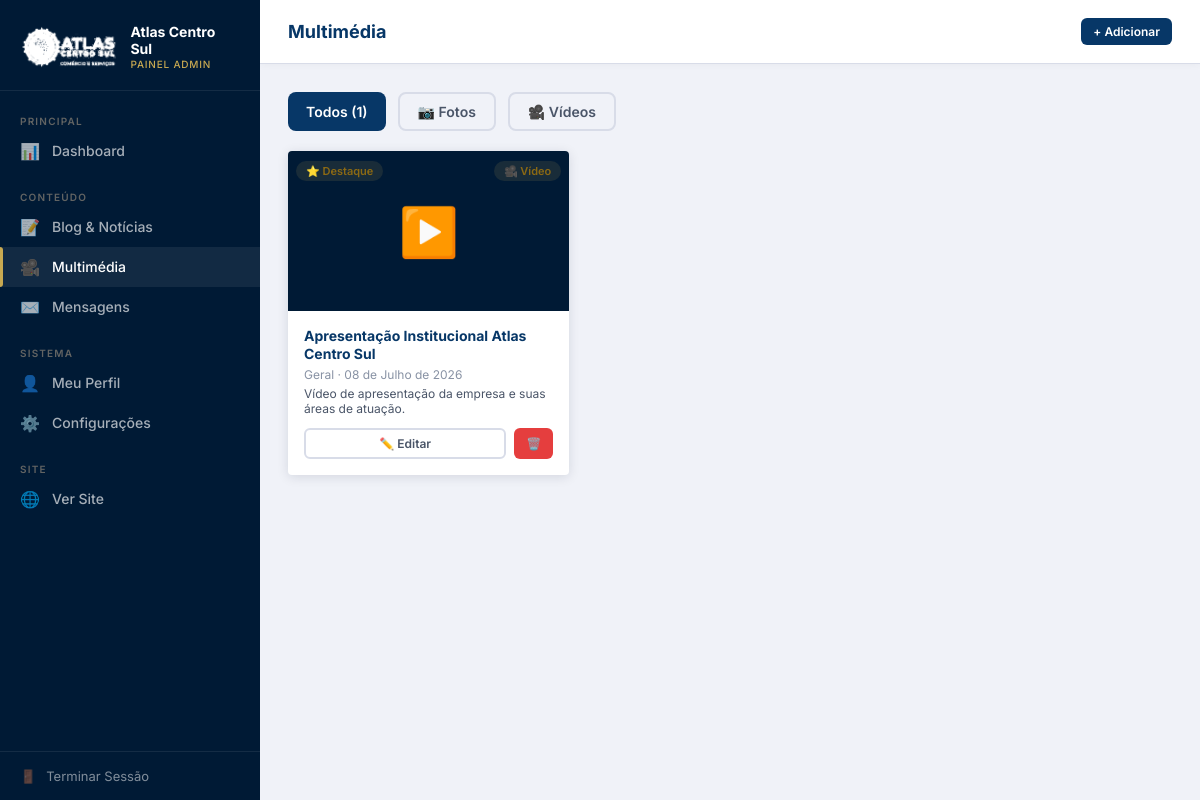
Page /admin/midia.php (signed in) on the committed database.
### tables this page shows
CREATE TABLE IF NOT EXISTS midia (
    id             INT AUTO_INCREMENT PRIMARY KEY,
    titulo         VARCHAR(250) NOT NULL,
    descricao      TEXT,
    tipo           ENUM('foto','video') NOT NULL DEFAULT 'foto',
    url_ou_caminho VARCHAR(500) NOT NULL,
    miniatura      VARCHAR(300),
    categoria      ENUM('energia-industria','saude-bem-estar','agronegocio','comercio-investimentos','geral') DEFAULT 'geral',
    destaque       TINYINT(1) DEFAULT 0,
    criado_em      TIMESTAMP DEFAULT CURRENT_TIMESTAMP
);

### app/helpers.php (called while the page is built, shortened)
<?php
function sanitizar(string $str): string {
    return htmlspecialchars(strip_tags(trim($str)), ENT_QUOTES, 'UTF-8');
}
function truncar(string $texto, int $limite = 150): string {
    $texto = strip_tags($texto);
    if (mb_strlen($texto) <= $limite) return $texto;
    return mb_substr($texto, 0, $limite) . '…';
}
function formatarData(string $data): string {
    $meses = ['Janeiro','Fevereiro','Março','Abril','Maio','Junho',
              'Julho','Agosto','Setembro','Outubro','Novembro','Dezembro'];
    $ts = strtotime($data);
    return date('d', $ts) . ' de ' . $meses[(int)date('n', $ts) - 1] . ' de ' . date('Y', $ts);
}
function labelCategoria(string $slug): string {
    $cats = [
        'energia-industria'       => 'Energia & Indústria',
        'saude-bem-estar'         => 'Saúde & Bem-Estar',
        'agronegocio'             => 'Agronegócio',
        'comercio-investimentos'  => 'Comércio & Investimentos',
        'geral'                   => 'Geral',
    ];
    return $cats[$slug] ?? ucfirst($slug);
}

### admin/midia.php (the view, shortened to what this page needs)
<?php
require_once __DIR__ . '/../app/helpers.php';
$pdo   = getDB();
$filtroTipo = sanitizar($_GET['tipo'] ?? '');
$where  = $filtroTipo ? "WHERE tipo = :tipo" : "WHERE 1=1";
$params = $filtroTipo ? [':tipo' => $filtroTipo] : [];
$total = $pdo->prepare("SELECT COUNT(*) FROM midia $where");
$total->execute($params);
$total = (int)$total->fetchColumn();
$porPagina    = 12;
$paginaActual = max(1, (int)($_GET['p'] ?? 1));
$pag          = paginar($total, $porPagina, $paginaActual);
$params[':limit']  = $porPagina;
$params[':offset'] = $pag['offset'];
$stmt = $pdo->prepare("SELECT * FROM midia $where ORDER BY criado_em DESC LIMIT :limit OFFSET :offset");
foreach ($params as $k => $v) {
    $stmt->bindValue($k, $v, is_int($v) ? PDO::PARAM_INT : PDO::PARAM_STR);
}
$stmt->execute();
$items = $stmt->fetchAll();
?>
<!DOCTYPE html>
<html lang="pt">
<head>
    <link rel="stylesheet" href="/atlas/assets/css/admin.css">
</head>
<body>
<?php include __DIR__ . '/_sidebar.php'; ?>
<div class="main-wrapper">
    <header class="topbar">
        <div class="topbar-title">Multimédia</div>
        <div class="topbar-right">
            <a href="/atlas/admin/midia_form.php" class="btn btn-primary btn-sm">+ Adicionar</a>
        </div>
    </header>
    <main class="content">
        <div style="display:flex;gap:12px;margin-bottom:20px;">
            <a href="/atlas/admin/midia.php" class="btn <?= !$filtroTipo ? 'btn-primary' : 'btn-outline' ?>">Todos (<?= $total ?>)</a>
            <a href="/atlas/admin/midia.php?tipo=foto" class="btn <?= $filtroTipo === 'foto' ? 'btn-primary' : 'btn-outline' ?>">📷 Fotos</a>
            <a href="/atlas/admin/midia.php?tipo=video" class="btn <?= $filtroTipo === 'video' ? 'btn-primary' : 'btn-outline' ?>">🎥 Vídeos</a>
        </div>
        <?php if (empty($items)): ?>
        <div class="card">
            <div class="empty-state">
                <div class="empty-icon">🖼️</div>
                <h3>Sem multimédia ainda</h3>
                <p>Adicione fotos ou vídeos para enriquecer o site.</p>
                <a href="/atlas/admin/midia_form.php" class="btn btn-primary" style="margin-top:16px;">+ Adicionar Média</a>
            </div>
        </div>
        <?php else: ?>
        <div style="display:grid;grid-template-columns:repeat(auto-fill,minmax(260px,1fr));gap:20px;">
            <?php foreach ($items as $item): ?>
            <div class="card" style="overflow:hidden;">
                <div style="height:160px;background:var(--gray-100);position:relative;overflow:hidden;">
                    <?php if ($item['tipo'] === 'foto'): ?>
                        <img src="<?= htmlspecialchars($item['url_ou_caminho']) ?>" alt="<?= htmlspecialchars($item['titulo']) ?>"
                             style="width:100%;height:100%;object-fit:cover;">
                    <?php else: ?>
                        <div style="width:100%;height:100%;display:flex;align-items:center;justify-content:center;background:var(--navy-dark);">
                            <span style="font-size:48px;">▶️</span>
                        </div>
                    <?php endif; ?>
                    <div style="position:absolute;top:8px;right:8px;">
                        <span class="badge <?= $item['tipo'] === 'foto' ? 'badge-info' : 'badge-gold' ?>">
                            <?= $item['tipo'] === 'foto' ? '📷 Foto' : '🎥 Vídeo' ?>
                        </span>
                    </div>
                    <?php if ($item['destaque']): ?>
                    <div style="position:absolute;top:8px;left:8px;">
                        <span class="badge badge-gold">⭐ Destaque</span>
                    </div>
                    <?php endif; ?>
                </div>
                <div style="padding:16px;">
                    <h3 style="font-size:14px;font-weight:700;color:var(--navy);margin-bottom:4px;line-height:1.3;">
                        <?= htmlspecialchars(truncar($item['titulo'], 50)) ?>
                    </h3>
                    <p style="font-size:12px;color:var(--gray-500);margin-bottom:4px;">
                        <?= labelCategoria($item['categoria']) ?> · <?= formatarData($item['criado_em']) ?>
                    </p>
                    <?php if ($item['descricao']): ?>
                    <p style="font-size:12px;color:var(--gray-700);margin-bottom:12px;">
                        <?= htmlspecialchars(truncar($item['descricao'], 60)) ?>
                    </p>
                    <?php else: ?>
                    <div style="margin-bottom:12px;"></div>
                    <?php endif; ?>
                    <div style="display:flex;gap:8px;">
                        <a href="/atlas/admin/midia_form.php?id=<?= $item['id'] ?>" class="btn btn-outline btn-sm" style="flex:1;justify-content:center;">✏️ Editar</a>
                        <a href="/atlas/admin/midia.php?eliminar=<?= $item['id'] ?>"
                           class="btn btn-danger btn-sm"
                           onclick="return confirm('Eliminar este item?')">🗑️</a>
                    </div>
                </div>
            </div>
            <?php endforeach; ?>
        </div>
        <?php endif; ?>
    </main>
</div>
</body>
</html>

### assets/css/admin.css (style rules this page uses)
:root { --navy: #073767; --navy-dark: #001a35; --navy-mid: #053565; --steel: #626463; --gold: #C8A951; --gold-light:#E2C97A; --white: #F8F9FC; --gray-100: #EEF1F7; --gray-200: #D8DCE8; --gray-500: #8892A4; --gray-700: #4A5568; --danger: #E53E3E; --success: #38A169; --warning: #DD6B20; --info: #3182CE; --sidebar-w: 260px; --topbar-h: 64px; --radius: 4px; --shadow: 0 2px 12px rgba(0,26,53,.12); --transition:0.2s ease; --font: 'Barlow', 'Inter', system-ui, sans-serif; }
* { box-sizing: border-box; margin: 0; padding: 0; }
body { font-family: var(--font); background: #F0F2F8; color: var(--navy-dark); min-height: 100vh; display: flex; }
a { text-decoration: none; color: inherit; }
.main-wrapper { margin-left: var(--sidebar-w); flex: 1; display: flex; flex-direction: column; min-height: 100vh; }
.topbar { height: var(--topbar-h); background: #fff; border-bottom: 1px solid var(--gray-200); display: flex; align-items: center; justify-content: space-between; padding: 0 28px; position: sticky; top: 0; z-index: 50; box-shadow: 0 1px 8px rgba(0,0,0,.04); }
.topbar-title { font-size: 18px; font-weight: 700; color: var(--navy); }
.topbar-right { display: flex; align-items: center; gap: 16px; }
.content { flex: 1; padding: 28px; }
.card { background: #fff; border-radius: var(--radius); box-shadow: var(--shadow); overflow: hidden; }
.badge { display: inline-flex; align-items: center; padding: 3px 10px; border-radius: 50px; font-size: 11px; font-weight: 600; white-space: nowrap; }
.badge-gold { background: rgba(200,169,81,.12); color: #8B6914; }
.btn { display: inline-flex; align-items: center; gap: 7px; padding: 9px 18px; border-radius: 8px; font-size: 14px; font-weight: 600; border: none; cursor: pointer; transition: all var(--transition); white-space: nowrap; text-decoration: none; }
.btn-primary { background: var(--navy); color: #fff; }
.btn-danger { background: var(--danger); color: #fff; }
.btn-outline { background: transparent; border: 2px solid var(--gray-200); color: var(--gray-700); }
.btn-sm { padding: 6px 12px; font-size: 12px; border-radius: 6px; }

### rows in the picture
midia: tipo "🎥 Vídeo", destaque "⭐ Destaque", titulo "Apresentação Institucional Atlas Centro Sul", categoria "Geral", criado_em "08 de Julho de 2026", descricao "Vídeo de apresentação da empresa e suas áreas de atuação."

### other values in the picture
$total "1"
